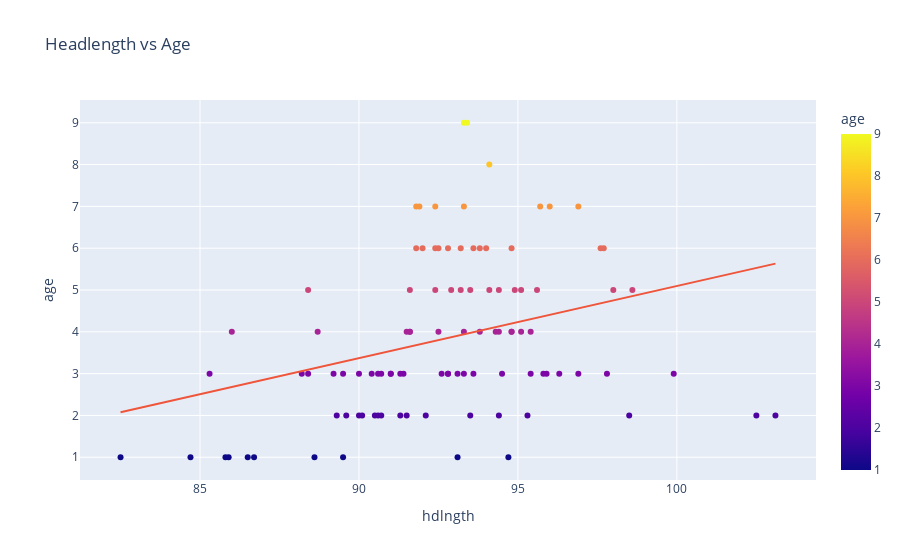

This figure's notebook cell:
### Markdown cell above
# Bivariate Analysis

### Code cell
fig = px.scatter(data, x="hdlngth", y="age", color="age",trendline="ols", title="Headlength vs Age")
fig.show()
